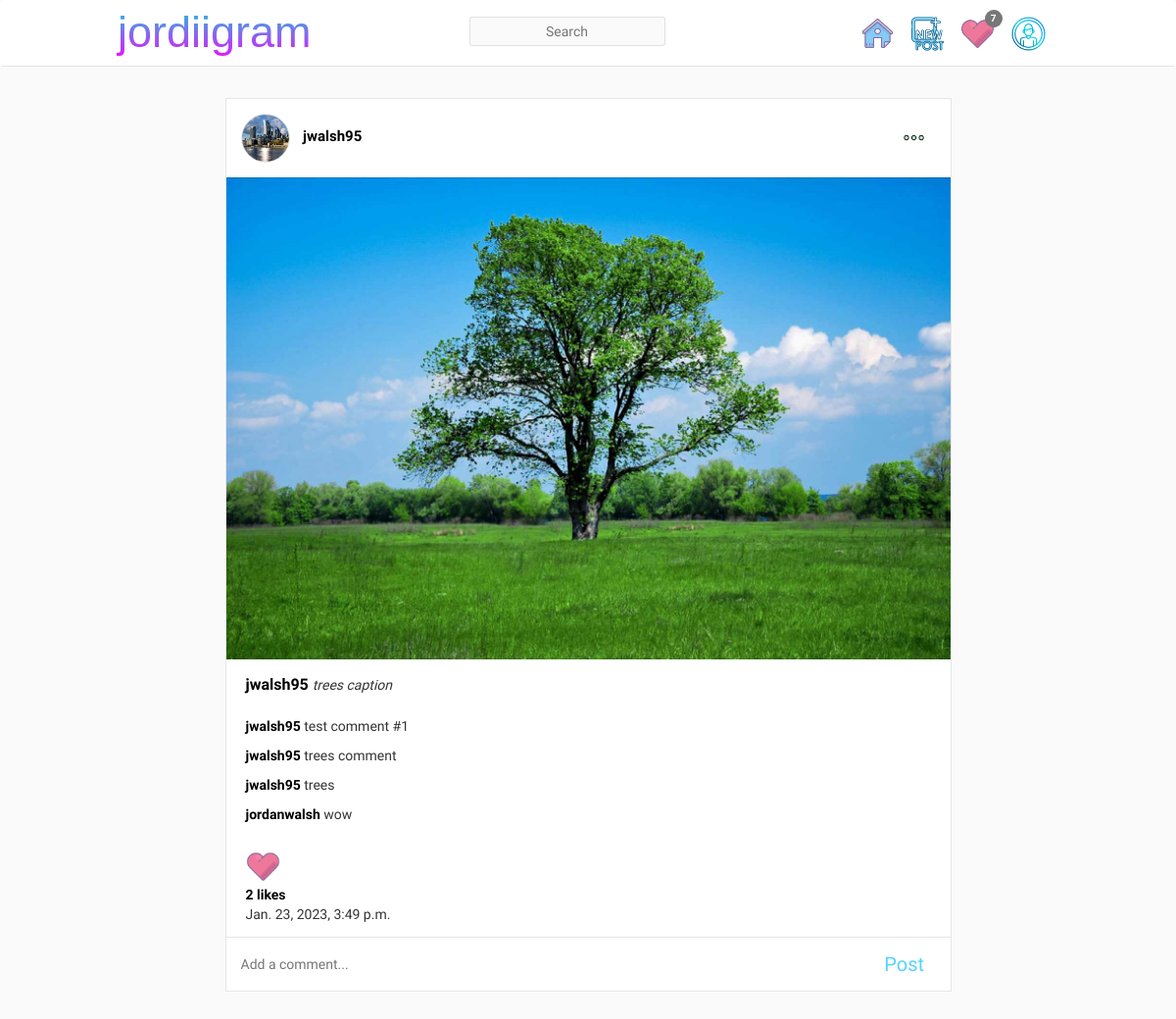
The page /posts/3/detailed/ (signed in) on the database its author committed.
### posts/models.py (models this page shows, shortened)
class Post(models.Model):
    user = models.ForeignKey(UserProfile, on_delete=models.CASCADE, related_name="posts")
    photo = models.ImageField(upload_to="post_photos", null=True)
    time_created = models.DateTimeField(auto_now_add=True)
    time_updated = models.DateTimeField(auto_now=True)
    caption = models.CharField(max_length=100, blank=True)
    class Meta:
        ordering = ["-time_created"]
        verbose_name_plural = 'Posts'

class Comment(models.Model):
    user =  models.ForeignKey(UserProfile, on_delete=models.CASCADE, related_name="commenter")
    post = models.ForeignKey(Post, on_delete=models.CASCADE, related_name="comment_post")
    comment = models.TextField(max_length=200)
    time_created = models.DateTimeField(auto_now_add=True)
    class Meta:
        ordering = ['time_created']

### accounts/models.py (models this page shows, shortened)
class UserProfile(auth.models.User):
    user = models.OneToOneField(User, on_delete=models.CASCADE, parent_link=True)
    profile_picture = models.ImageField(upload_to="profile_pics")
    bio = models.CharField(max_length=300, blank=True)
    following = models.ManyToManyField("UserProfile", related_name="user_following", blank=True)
    followers = models.ManyToManyField("UserProfile", related_name="user_followers", blank=True)

### posts/views.py (the view)
# urls.py: path("<int:pk>/detailed/", views.detailed_post_view, name="detailed"),
@login_required
def detailed_post_view(request, pk):
    user = UserProfile.objects.get(user=request.user)
    post = Post.objects.get(pk=pk)
    comments = Comment.objects.filter(post=post)
    new_comment = None
    try:
        like = Like.objects.get(post=post, user=user)
        liked = True
    except:
        liked = False
    if request.method == 'POST':
        comment_form = CreateCommentForm(data=request.POST)
        if comment_form.is_valid():
            new_comment = comment_form.save(commit=False)
            new_comment.post = post
            new_comment.user = user
            new_comment.save()
        return HttpResponseRedirect(reverse_lazy("posts:detailed", kwargs={'pk':pk}))
    else:
        comment_form = CreateCommentForm()
    context = {'post':post, 'comments':comments, 'new_comment':new_comment, 'comment_form':comment_form, 'liked':liked}
    return render(request, "posts/detailed_post.html", context)

### posts/forms.py
class CreateCommentForm(forms.ModelForm):
    comment = forms.CharField(label="", widget = forms.TextInput(attrs={'class':'comment-box', 'placeholder':'Add a comment...'}))
    class Meta:
        model = Comment
        fields = ("comment",)

### posts/content_processors.py (called while the page is built)
def notification_count(request):
    if request.user.is_authenticated:
        notification_count = Notification.objects.filter(
        Q(profile=request.user) &
        Q(read_status='Unread')).count()
    else:
        notification_count = None
    return {'notification_count' : notification_count}

### posts/templates/posts/detailed_post.html (shortened to what this page needs)
{% extends "base.html" %}
{% load static %}
{% block content %}
<div class="feed-container">
        <div class="post-header">
          {% if post.user.profile_picture %}
            <img class="post-profiler" src="{{post.user.profile_picture.url}}" alt="profile_picture">
          {% else %}
            <img class="post-profiler" src="{% static 'images/profile_placeholder.jpg' %}" alt="default_photo">
          {% endif %}
          <a class="post-username" href="{% url 'accounts:profile' post.user.username %}"><b>{{post.user.username}}</b></a>
          <div class="post-options dropdown">
              <img id="options-image" class="dropdown-toggle" style="width:45px;height:45px;cursor:pointer;" src="{% static 'images/ellipsis2.png' %}" alt="">
          </div>
        </div>
        <img src="{{MEDIA_URL}}{{post.photo.url}}" alt="{{post.caption}}" width="100%" height="100%">
        <div class="post-footer">
            <div class="post-caption">
                <p><a class="comment-username" href="{% url 'accounts:profile' post.user.username %}"><b style="font-size:16px;">{{post.user.username}} </b></a> <i>{{post.caption}}</i></p>
            </div>
            <div class="post-comments">
              {% for comment in comments.all %}
                <p><a class="comment-username" href="{% url 'accounts:profile' comment.user.username %}"><b>{{comment.user.username}}</b></a> {{comment.comment}}</p>
              {% endfor %}
            </div>
          <div class="post-likes">
            <form class="like-form" id="{{post.id}}" action="{% url 'posts:like' post.id %}" method="POST">
                <button type="submit" id="like-btn-id-{{post.id}}" class="like-btn{{post.id}} custom-like-button" data-liked="{{post.liked}}" data-post-id="{{post.id}}">
                    {% if liked %}
                        <img src="{% static 'images/heart-full.png' %}" height="35" width="35">
                    {% else %}
                        <img src="{% static 'images/heart-empty.png' %}" height="35" width="35">
                    {% endif %}
                </button>
            </form>
            <div class="like-count{{post.id}}">
                <a style="color:black;" href="{% url 'posts:likes' post.pk %}"><b>{{post.liked_post.count}} likes</b></a>
            </div>
            <p>{{post.time_created}}</p>
          </div>
          <div class="post-comment-form">
            <form method="POST" action="{% url 'feed' %}?post_id={{post.id}}" enctype="multipart/form-data">
              <div class="comment-input">
                  {{comment_form}}
              </div>
              <div class="post-comment-button">
                  <input type="submit" value="Post" class="comment-button">
              </div>
            </form>
          </div>
        </div>
</div>
{% endblock %}

### static/css/master.css (style rules this page uses)
body { background-color: #fafafa; }
* { font-family: 'Catamaran', sans-serif; }

### static/css/modal.css (style rules this page uses)
.comment-box { height: 100%; width: 100%; align-self: stretch; border: None; background-color: white; padding-left: 15px; }
.comment-button { width: 100%; height: 100%; background-color: white; color: rgba(14, 192, 255, 0.7); border: None; font-size: 20px; }

### static/css/posts.css (style rules this page uses)
.feed-container { position: relative; background-color: white; border: 1px solid rgba(0, 0, 0, 0.1); width: 65%; margin: 1% auto 4% auto }
.post-header { position: relative; padding: 15px 0 15px 15px; }
.post-profiler { height: 50px; width: 50px; border-radius: 100%; border: 1px solid rgba(0, 0, 0, 0.1); }
.post-username { font-size: 15px; color: black; padding-left: 10px; }
.post-options { position: absolute; inset: 0 0 0 90%; display: grid; place-items: center; }
.post-footer { position: relative; }
.post-caption { padding: 15px 15px 5px 20px; font-size: 14px; }
.post-comments { padding: 5px 20px 5px 20px; }
.comment-username { color: black; }
.post-likes { height: 80px; padding: 10px 10px 10px 20px; margin-bottom: 20px; }
.post-comment-form { position: relative; border-top: 1px solid rgba(0, 0, 0, 0.1); height: 55px; padding-top: 10px; }
.comment-input { position: absolute; inset: 0 10% 0 0; }
.post-comment-button { position: absolute; inset: 0 5px 0 88%; display: grid; place-items: center; }
.custom-like-button { background-color: white; border: None; padding-left: 0px; }

### rows shown on the page
Post: user.profile_picture (picture), user.username "jwalsh95", photo (picture), caption "trees caption", liked_post.count "2", time_created "Jan. 23, 2023, 3:49 p.m."
Comment: user.username "jwalsh95", comment "test comment #1"
Comment: user.username "jwalsh95", comment "trees comment"
Comment: user.username "jwalsh95", comment "trees"
Comment: user.username "jordanwalsh", comment "wow"

### other values the page prints
{{ notification_count }} "7"
